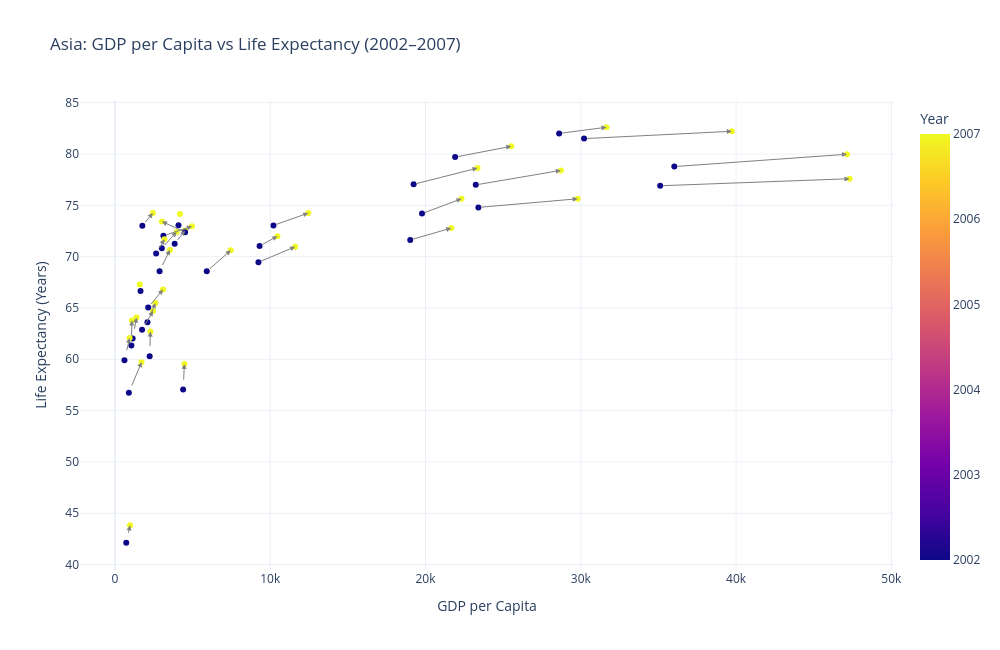

The notebook cell saved with this chart:
### Markdown cell above
## Task 1 — Scatter: life expectancy change over time

**What to build:** A scatter showing **GDP per capita vs life expectancy** for **two years** (2002 and 2007) to show how both moved — use **colour for year** (just 2 colours), **one continent only**.

Choose any continent except Africa (that was the example). Highlight the change direction.

> 💡 Filter: `df.loc[df['continent'] == 'YOUR_CHOICE']` then filter years

### Code cell
# Task 1 - Scatter: Life Expectancy Change Over Time

import pandas as pd
import plotly.express as px
import plotly.graph_objects as go

# Select Asia and the required years
asia = df.loc[
    (df['continent'] == 'Asia') &
    (df['year'].isin([2002, 2007]))
].copy()

# Keep only countries with data in both years
valid_countries = (
    asia.groupby('country')['year']
    .nunique()
)
valid_countries = valid_countries[valid_countries == 2].index

asia = asia[asia['country'].isin(valid_countries)]

# Create scatter plot
fig = px.scatter(
    asia,
    x='gdpPercap',
    y='lifeExp',
    color='year',
    hover_name='country',
    color_discrete_map={
        2002: '#3498DB',
        2007: '#E67E22'
    },
    title='Asia: GDP per Capita vs Life Expectancy (2002–2007)',
    labels={
        'gdpPercap': 'GDP per Capita',
        'lifeExp': 'Life Expectancy (Years)',
        'year': 'Year'
    }
)

# Connect each country's 2002 and 2007 positions
for country in valid_countries:
    country_data = asia[asia['country'] == country].sort_values('year')

    x1 = country_data.iloc[0]['gdpPercap']
    y1 = country_data.iloc[0]['lifeExp']
    x2 = country_data.iloc[1]['gdpPercap']
    y2 = country_data.iloc[1]['lifeExp']

    fig.add_annotation(
        x=x2,
        y=y2,
        ax=x1,
        ay=y1,
        xref='x',
        yref='y',
        axref='x',
        ayref='y',
        showarrow=True,
        arrowhead=2,
        arrowsize=1,
        arrowwidth=1,
        arrowcolor='gray'
    )

fig.update_layout(
    template='plotly_white',
    width=1000,
    height=650
)

fig.show()

### Figure 1 — Plotly figure (JSON) as saved in the notebook; plotly's stock layout.template omitted (floating-point values rounded to 4 significant figures)
{"data": [{"hovertemplate": "<b>%{hovertext}</b><br><br>GDP per Capita=%{x}<br>Life Expectancy (Years)=%{y}<br>Year=%{marker.color}<extra></extra>", "hovertext": ["Afghanistan", "Afghanistan", "Bahrain", "Bahrain", "Bangladesh", "Bangladesh", "Cambodia", "Cambodia", "China", "China", "Hong Kong, China", "Hong Kong, China", "India", "India", "Indonesia", "Indonesia", "Iran", "Iran", "Iraq", "Iraq", "Israel", "Israel", "Japan", "Japan", "Jordan", "Jordan", "Korea, Dem. Rep.", "Korea, Dem. Rep.", "Korea, Rep.", "Korea, Rep.", "Kuwait", "Kuwait", "Lebanon", "Lebanon", "Malaysia", "Malaysia", "Mongolia", "Mongolia", "Myanmar", "Myanmar", "Nepal", "Nepal", "Oman", "Oman", "Pakistan", "Pakistan", "Philippines", "Philippines", "Saudi Arabia", "Saudi Arabia", "Singapore", "Singapore", "Sri Lanka", "Sri Lanka", "Syria", "Syria", "Taiwan", "Taiwan", "Thailand", "Thailand", "Vietnam", "Vietnam", "West Bank and Gaza", "West Bank and Gaza", "Yemen, Rep.", "Yemen, Rep."], "legendgroup": "", "marker": {"color": [2002, 2007, 2002, 2007, 2002, 2007, 2002, 2007, 2002, 2007, 2002, 2007, 2002, 2007, 2002, 2007, 2002, 2007, 2002, 2007, 2002, 2007, 2002, 2007, 2002, 2007, 2002, 2007, 2002, 2007, 2002, 2007, 2002, 2007, 2002, 2007, 2002, 2007, 2002, 2007, 2002, 2007, 2002, 2007, 2002, 2007, 2002, 2007, 2002, 2007, 2002, 2007, 2002, 2007, 2002, 2007, 2002, 2007, 2002, 2007, 2002, 2007, 2002, 2007, 2002, 2007], "coloraxis": "coloraxis", "symbol": "circle"}, "mode": "markers", "name": "", "orientation": "v", "showlegend": false, "type": "scatter", "x": [726.7, 974.6, 23400.0, 29800.0, 1136.0, 1391.0, 896.2, 1714.0, 3119.0, 4959.0, 30210.0, 39720.0, 1747.0, 2452.0, 2874.0, 3541.0, 9241.0, 11610.0, 4391.0, 4471.0, 21910.0, 25520.0, 28600.0, 31660.0, 3845.0, 4519.0, 1647.0, 1593.0, 19230.0, 23350.0, 35110.0, 47310.0, 9314.0, 10460.0, 10210.0, 12450.0, 2141.0, 3096.0, 611.0, 944.0, 1057.0, 1091.0, 19770.0, 22320.0, 2093.0, 2606.0, 2651.0, 3190.0, 19010.0, 21650.0, 36020.0, 47140.0, 3015.0, 3970.0, 4091.0, 4185.0, 23240.0, 28720.0, 5913.0, 7458.0, 1764.0, 2442.0, 4515.0, 3025.0, 2235.0, 2281.0], "xaxis": "x", "y": [42.13, 43.83, 74.8, 75.64, 62.01, 64.06, 56.75, 59.72, 72.03, 72.96, 81.5, 82.21, 62.88, 64.7, 68.59, 70.65, 69.45, 70.96, 57.05, 59.55, 79.7, 80.75, 82.0, 82.6, 71.26, 72.53, 66.66, 67.3, 77.05, 78.62, 76.9, 77.59, 71.03, 71.99, 73.04, 74.24, 65.03, 66.8, 59.91, 62.07, 61.34, 63.78, 74.19, 75.64, 63.61, 65.48, 70.3, 71.69, 71.63, 72.78, 78.77, 79.97, 70.81, 72.4, 73.05, 74.14, 76.99, 78.4, 68.56, 70.62, 73.02, 74.25, 72.37, 73.42, 60.31, 62.7], "yaxis": "y"}], "layout": {"annotations": [{"arrowcolor": "gray", "arrowhead": 2, "arrowsize": 1, "arrowwidth": 1, "ax": 726.7, "axref": "x", "ay": 42.13, "ayref": "y", "showarrow": true, "x": 974.6, "xref": "x", "y": 43.83, "yref": "y"}, {"arrowcolor": "gray", "arrowhead": 2, "arrowsize": 1, "arrowwidth": 1, "ax": 23400.0, "axref": "x", "ay": 74.8, "ayref": "y", "showarrow": true, "x": 29800.0, "xref": "x", "y": 75.64, "yref": "y"}, {"arrowcolor": "gray", "arrowhead": 2, "arrowsize": 1, "arrowwidth": 1, "ax": 1136.0, "axref": "x", "ay": 62.01, "ayref": "y", "showarrow": true, "x": 1391.0, "xref": "x", "y": 64.06, "yref": "y"}, {"arrowcolor": "gray", "arrowhead": 2, "arrowsize": 1, "arrowwidth": 1, "ax": 896.2, "axref": "x", "ay": 56.75, "ayref": "y", "showarrow": true, "x": 1714.0, "xref": "x", "y": 59.72, "yref": "y"}, {"arrowcolor": "gray", "arrowhead": 2, "arrowsize": 1, "arrowwidth": 1, "ax": 3119.0, "axref": "x", "ay": 72.03, "ayref": "y", "showarrow": true, "x": 4959.0, "xref": "x", "y": 72.96, "yref": "y"}, {"arrowcolor": "gray", "arrowhead": 2, "arrowsize": 1, "arrowwidth": 1, "ax": 30210.0, "axref": "x", "ay": 81.5, "ayref": "y", "showarrow": true, "x": 39720.0, "xref": "x", "y": 82.21, "yref": "y"}, {"arrowcolor": "gray", "arrowhead": 2, "arrowsize": 1, "arrowwidth": 1, "ax": 1747.0, "axref": "x", "ay": 62.88, "ayref": "y", "showarrow": true, "x": 2452.0, "xref": "x", "y": 64.7, "yref": "y"}, {"arrowcolor": "gray", "arrowhead": 2, "arrowsize": 1, "arrowwidth": 1, "ax": 2874.0, "axref": "x", "ay": 68.59, "ayref": "y", "showarrow": true, "x": 3541.0, "xref": "x", "y": 70.65, "yref": "y"}, {"arrowcolor": "gray", "arrowhead": 2, "arrowsize": 1, "arrowwidth": 1, "ax": 9241.0, "axref": "x", "ay": 69.45, "ayref": "y", "showarrow": true, "x": 11610.0, "xref": "x", "y": 70.96, "yref": "y"}, {"arrowcolor": "gray", "arrowhead": 2, "arrowsize": 1, "arrowwidth": 1, "ax": 4391.0, "axref": "x", "ay": 57.05, "ayref": "y", "showarrow": true, "x": 4471.0, "xref": "x", "y": 59.55, "yref": "y"}, {"arrowcolor": "gray", "arrowhead": 2, "arrowsize": 1, "arrowwidth": 1, "ax": 21910.0, "axref": "x", "ay": 79.7, "ayref": "y", "showarrow": true, "x": 25520.0, "xref": "x", "y": 80.75, "yref": "y"}, {"arrowcolor": "gray", "arrowhead": 2, "arrowsize": 1, "arrowwidth": 1, "ax": 28600.0, "axref": "x", "ay": 82, "ayref": "y", "showarrow": true, "x": 31660.0, "xref": "x", "y": 82.6, "yref": "y"}, {"arrowcolor": "gray", "arrowhead": 2, "arrowsize": 1, "arrowwidth": 1, "ax": 3845.0, "axref": "x", "ay": 71.26, "ayref": "y", "showarrow": true, "x": 4519.0, "xref": "x", "y": 72.53, "yref": "y"}, {"arrowcolor": "gray", "arrowhead": 2, "arrowsize": 1, "arrowwidth": 1, "ax": 1647.0, "axref": "x", "ay": 66.66, "ayref": "y", "showarrow": true, "x": 1593.0, "xref": "x", "y": 67.3, "yref": "y"}, {"arrowcolor": "gray", "arrowhead": 2, "arrowsize": 1, "arrowwidth": 1, "ax": 19230.0, "axref": "x", "ay": 77.05, "ayref": "y", "showarrow": true, "x": 23350.0, "xref": "x", "y": 78.62, "yref": "y"}, {"arrowcolor": "gray", "arrowhead": 2, "arrowsize": 1, "arrowwidth": 1, "ax": 35110.0, "axref": "x", "ay": 76.9, "ayref": "y", "showarrow": true, "x": 47310.0, "xref": "x", "y": 77.59, "yref": "y"}, {"arrowcolor": "gray", "arrowhead": 2, "arrowsize": 1, "arrowwidth": 1, "ax": 9314.0, "axref": "x", "ay": 71.03, "ayref": "y", "showarrow": true, "x": 10460.0, "xref": "x", "y": 71.99, "yref": "y"}, {"arrowcolor": "gray", "arrowhead": 2, "arrowsize": 1, "arrowwidth": 1, "ax": 10210.0, "axref": "x", "ay": 73.04, "ayref": "y", "showarrow": true, "x": 12450.0, "xref": "x", "y": 74.24, "yref": "y"}, {"arrowcolor": "gray", "arrowhead": 2, "arrowsize": 1, "arrowwidth": 1, "ax": 2141.0, "axref": "x", "ay": 65.03, "ayref": "y", "showarrow": true, "x": 3096.0, "xref": "x", "y": 66.8, "yref": "y"}, {"arrowcolor": "gray", "arrowhead": 2, "arrowsize": 1, "arrowwidth": 1, "ax": 611, "axref": "x", "ay": 59.91, "ayref": "y", "showarrow": true, "x": 944, "xref": "x", "y": 62.07, "yref": "y"}, {"arrowcolor": "gray", "arrowhead": 2, "arrowsize": 1, "arrowwidth": 1, "ax": 1057.0, "axref": "x", "ay": 61.34, "ayref": "y", "showarrow": true, "x": 1091.0, "xref": "x", "y": 63.78, "yref": "y"}, {"arrowcolor": "gray", "arrowhead": 2, "arrowsize": 1, "arrowwidth": 1, "ax": 19770.0, "axref": "x", "ay": 74.19, "ayref": "y", "showarrow": true, "x": 22320.0, "xref": "x", "y": 75.64, "yref": "y"}, {"arrowcolor": "gray", "arrowhead": 2, "arrowsize": 1, "arrowwidth": 1, "ax": 2093.0, "axref": "x", "ay": 63.61, "ayref": "y", "showarrow": true, "x": 2606.0, "xref": "x", "y": 65.48, "yref": "y"}, {"arrowcolor": "gray", "arrowhead": 2, "arrowsize": 1, "arrowwidth": 1, "ax": 2651.0, "axref": "x", "ay": 70.3, "ayref": "y", "showarrow": true, "x": 3190.0, "xref": "x", "y": 71.69, "yref": "y"}, {"arrowcolor": "gray", "arrowhead": 2, "arrowsize": 1, "arrowwidth": 1, "ax": 19010.0, "axref": "x", "ay": 71.63, "ayref": "y", "showarrow": true, "x": 21650.0, "xref": "x", "y": 72.78, "yref": "y"}, {"arrowcolor": "gray", "arrowhead": 2, "arrowsize": 1, "arrowwidth": 1, "ax": 36020.0, "axref": "x", "ay": 78.77, "ayref": "y", "showarrow": true, "x": 47140.0, "xref": "x", "y": 79.97, "yref": "y"}, {"arrowcolor": "gray", "arrowhead": 2, "arrowsize": 1, "arrowwidth": 1, "ax": 3015.0, "axref": "x", "ay": 70.81, "ayref": "y", "showarrow": true, "x": 3970.0, "xref": "x", "y": 72.4, "yref": "y"}, {"arrowcolor": "gray", "arrowhead": 2, "arrowsize": 1, "arrowwidth": 1, "ax": 4091.0, "axref": "x", "ay": 73.05, "ayref": "y", "showarrow": true, "x": 4185.0, "xref": "x", "y": 74.14, "yref": "y"}, {"arrowcolor": "gray", "arrowhead": 2, "arrowsize": 1, "arrowwidth": 1, "ax": 23240.0, "axref": "x", "ay": 76.99, "ayref": "y", "showarrow": true, "x": 28720.0, "xref": "x", "y": 78.4, "yref": "y"}, {"arrowcolor": "gray", "arrowhead": 2, "arrowsize": 1, "arrowwidth": 1, "ax": 5913.0, "axref": "x", "ay": 68.56, "ayref": "y", "showarrow": true, "x": 7458.0, "xref": "x", "y": 70.62, "yref": "y"}, {"arrowcolor": "gray", "arrowhead": 2, "arrowsize": 1, "arrowwidth": 1, "ax": 1764.0, "axref": "x", "ay": 73.02, "ayref": "y", "showarrow": true, "x": 2442.0, "xref": "x", "y": 74.25, "yref": "y"}, {"arrowcolor": "gray", "arrowhead": 2, "arrowsize": 1, "arrowwidth": 1, "ax": 4515.0, "axref": "x", "ay": 72.37, "ayref": "y", "showarrow": true, "x": 3025.0, "xref": "x", "y": 73.42, "yref": "y"}, {"arrowcolor": "gray", "arrowhead": 2, "arrowsize": 1, "arrowwidth": 1, "ax": 2235.0, "axref": "x", "ay": 60.31, "ayref": "y", "showarrow": true, "x": 2281.0, "xref": "x", "y": 62.7, "yref": "y"}], "coloraxis": {"colorbar": {"title": {"text": "Year"}}, "colorscale": [[0, "#0d0887"], [0.1111, "#46039f"], [0.2222, "#7201a8"], [0.3333, "#9c179e"], [0.4444, "#bd3786"], [0.5556, "#d8576b"], [0.6667, "#ed7953"], [0.7778, "#fb9f3a"], [0.8889, "#fdca26"], [1, "#f0f921"]]}, "height": 650, "legend": {"tracegroupgap": 0}, "title": {"text": "Asia: GDP per Capita vs Life Expectancy (2002–2007)"}, "width": 1000, "xaxis": {"anchor": "y", "domain": [0, 1], "title": {"text": "GDP per Capita"}}, "yaxis": {"anchor": "x", "domain": [0, 1], "title": {"text": "Life Expectancy (Years)"}}}}
